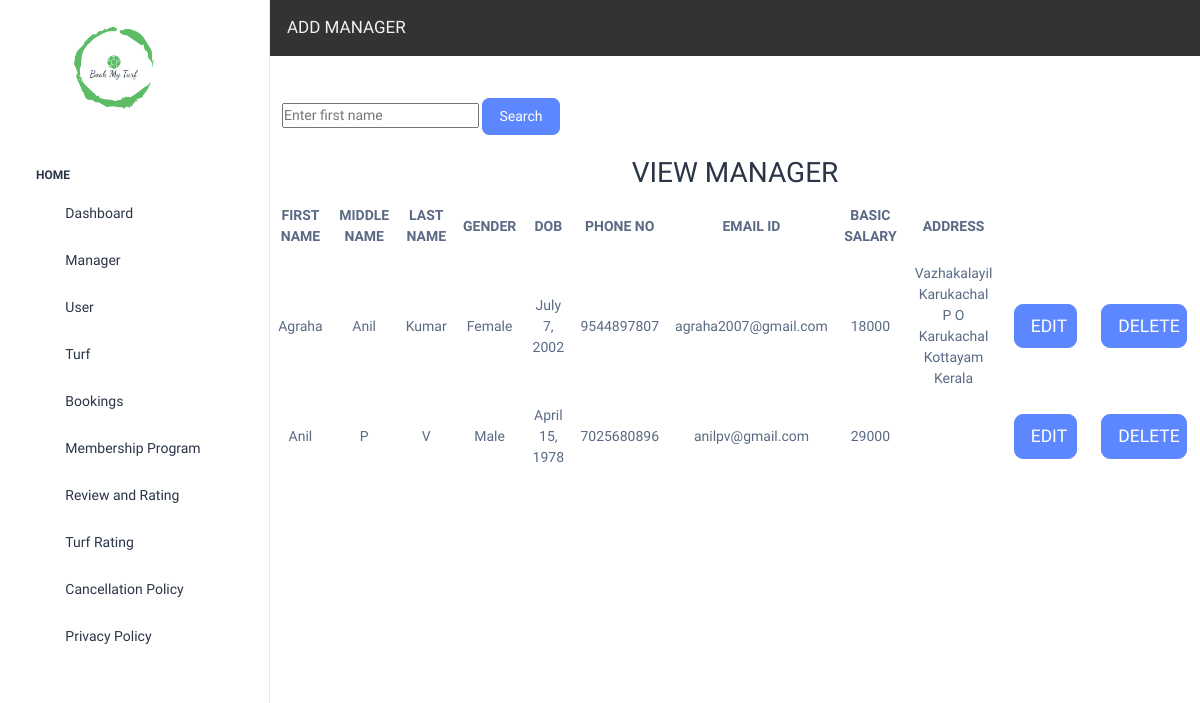
Page /viewmanager/ on the earlier database version.
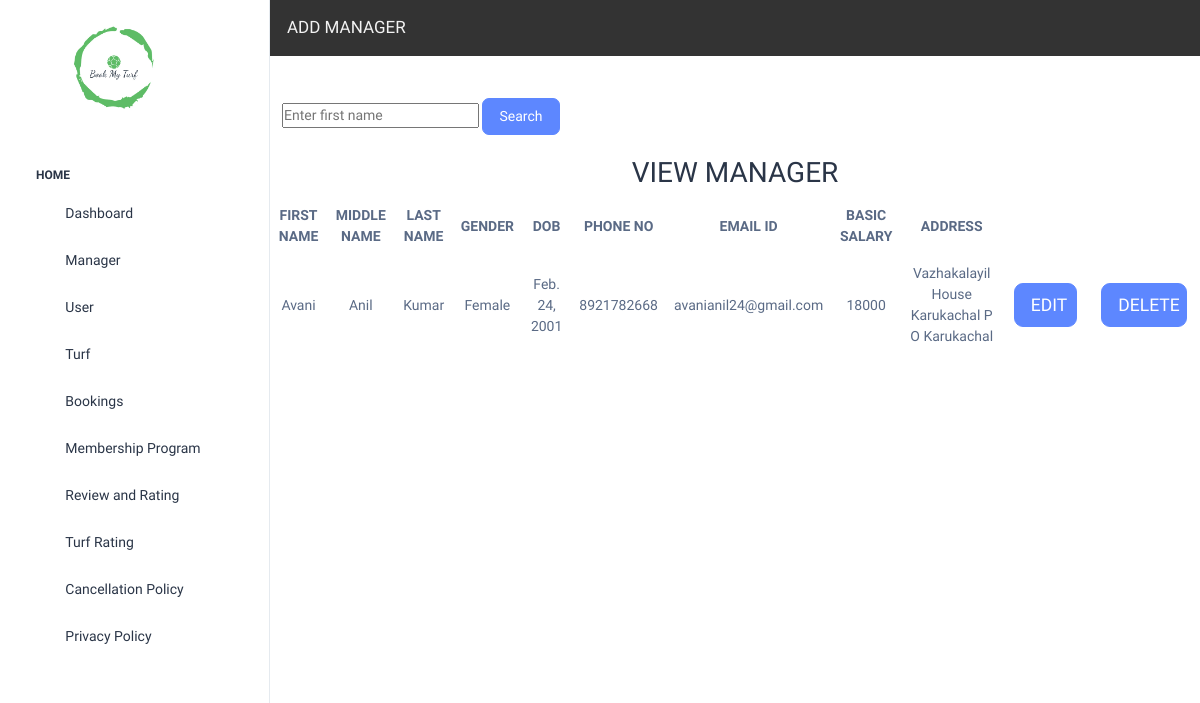
Same page on the later database version.
### turf_app/models.py (models this page shows)
class managertbl(models.Model):
    fname = models.CharField(max_length=20, null=True)
    mname = models.CharField(max_length=20, null=True)
    lname = models.CharField(max_length=20, null=True)
    gender = models.CharField(max_length=7, null=True)
    dob = models.DateField(null=True)
    phoneno = models.IntegerField(null=True)
    email = models.EmailField(null=True)
    basicsal = models.CharField(max_length=20, null=True)
    address = models.TextField(max_length=60,null=True)
    user = models.CharField(max_length=10, null=True)
    password = models.CharField(max_length=10, null=True)

### turf_app/views.py (the view)
# urls.py: path("viewmanager/", views.viewmanager),
def viewmanager(request):
    v = managertbl.objects.all()
    return render(request, "viewmanager.html", {"v": v})

### templates/viewmanager.html (shortened to what this page needs)
<!DOCTYPE html>
<html lang="en">
<head>
</head>
<body>
{% include 'sidebar.html' %}
 <div class="body-wrapper">
<div  class="topnav">
    <a href="/addmanager" class="btn btn-custom">ADD MANAGER</a>
</div><br><br>
     <form action="/searchmanager/" method="POST">{%csrf_token%}
         <div class="container">
        <input type="text" name="searchmanager" placeholder="Enter first name">
<button class="btn btn-primary">Search </button><br><br>
         </div></form>
<h2>VIEW MANAGER</h2>
<table>
    <tr>
        <th>FIRST NAME</th>
        <th>MIDDLE NAME</th>
        <th>LAST NAME</th>
        <th>GENDER</th>
        <th>DOB</th>
        <th>PHONE NO</th>
        <th>EMAIL ID</th>
        <th>BASIC SALARY</th>
        <th>ADDRESS</th>
    </tr>
    {%for i in v%}
    <tr>
        <td>{{i.fname}}</td>
        <td>{{i.mname}}</td>
        <td>{{i.lname}}</td>
        <td>{{i.gender}}</td>
        <td>{{i.dob}}</td>
        <td>{{i.phoneno}}</td>
        <td>{{i.email}}</td>
        <td>{{i.basicsal}}</td>
        <td>{{i.address}}</td>
         <td> <a href="/editmanager/{{i.id}}" class="btn btn-primary btn-lg btn-block" style="width:90%;">EDIT</a></td>
        <td> <a href="/deletemanager/{{i.id}}" class="btn btn-primary btn-lg btn-block" style="width:90%;">DELETE</a></td>
    </tr>
    {%endfor%}
</table>
 </div>
</body>
</html>

Differences in the rows shown:
removed managertbl: fname "Agraha", mname "Anil", lname "Kumar", gender "Female", dob "July 7, 2002", phoneno "9544897807", email "agraha2007@gmail.com", basicsal "18000", address "Vazhakalayil Karukachal P O Karukachal Kottayam Kerala"
removed managertbl: fname "Anil", mname "P", lname "V", gender "Male", dob "April 15, 1978", phoneno "7025680896", email "anilpv@gmail.com", basicsal "29000", {{ i.id }} 9 (drawn)
added managertbl: fname "Avani", mname "Anil", lname "Kumar", gender "Female", dob "Feb. 24, 2001", phoneno "8921782668", email "avanianil24@gmail.com", basicsal "18000", address "Vazhakalayil House Karukachal P O Karukachal"
